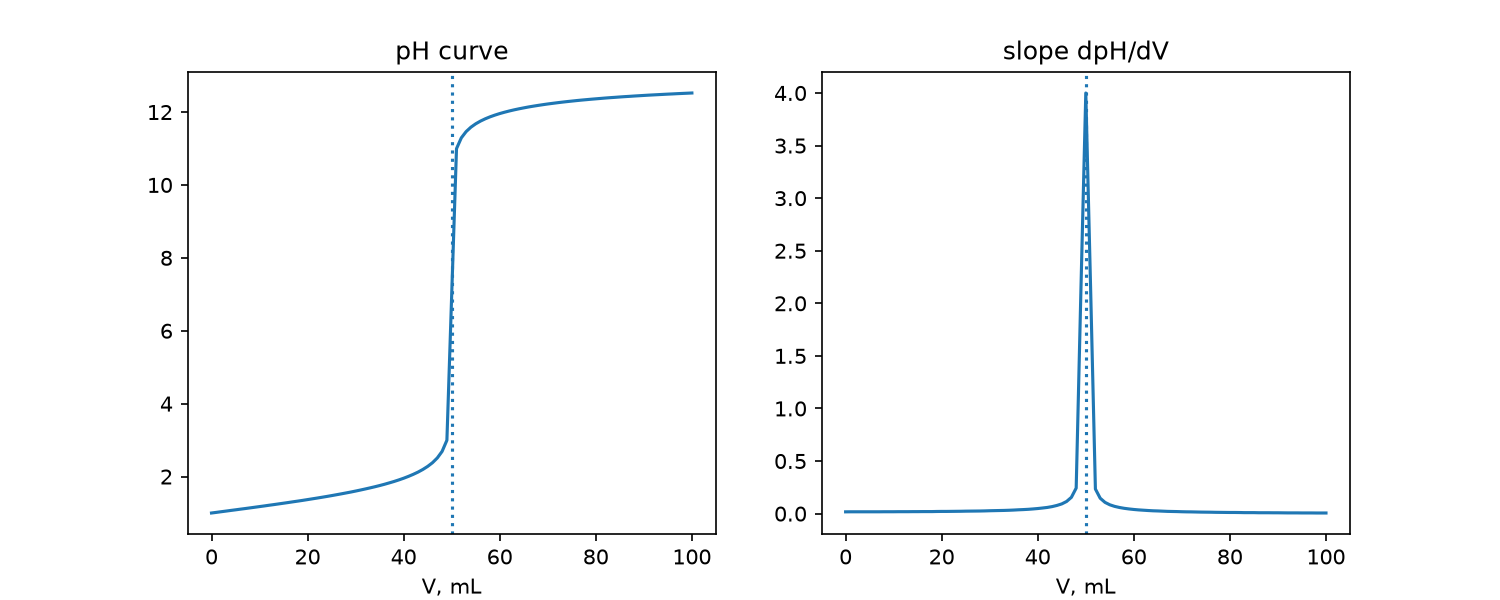

Python code for this plot:
"""
PW2 Lab B Part 5 (bonus) -- find a titration's equivalence point.

titration.csv holds a titration curve: pH versus the volume of base added.
The equivalence point is the volume where the pH changes fastest (the steep
jump). Numerically, that is where the SLOPE of the pH curve is largest.
Run:  python titration.py
"""
import numpy as np
import matplotlib.pyplot as plt

# TODO 1: read titration.csv (columns volume_base, pH) into arrays V, pH.

# TODO 2: compute the slope of the pH curve with np.gradient(pH, V), and find
#         the volume where that slope is largest (np.argmax). That is the
#         equivalence point. Print it.

# TODO 3: make two plots side by side: (left) pH vs volume with a line at the
#         equivalence point; (right) the slope vs volume, showing it peaks
#         at the equivalence point. Save as titration.png.

import numpy as np
import matplotlib.pyplot as plt

V, pH = np.loadtxt("titration.csv", delimiter=",", skiprows=1, unpack=True)
slope = np.gradient(pH, V)
V_eq = V[np.argmax(slope)]
print("Equivalence point:", V_eq, "mL")

fig, ax = plt.subplots(1, 2, figsize=(10, 4))
ax[0].plot(V, pH)
ax[0].axvline(V_eq, linestyle=":")
ax[0].set_title("pH curve")
ax[1].plot(V, slope)
ax[1].axvline(V_eq, linestyle=":")
ax[1].set_title("slope dpH/dV")
for a in ax:
    a.set_xlabel("V, mL")
plt.savefig("titration.png", dpi=150)
